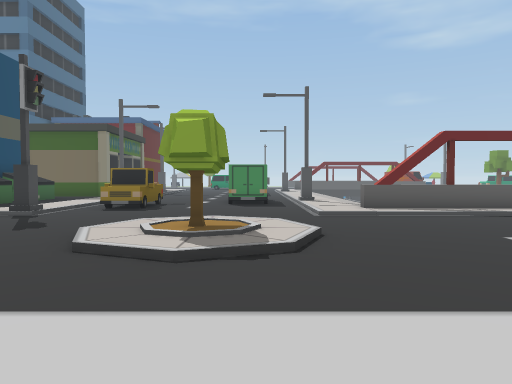
View 1 (above)

23 first-person views from a walk through a scene from a Unity 3-D project. The camera is 1.5 m above the floor, tilts 2° down and sees 70° across. The floor is counted in squares, 2 m on a side. Each view is taken from the middle of a square. On the plan, view 1 faces up. The plan holds only what a view shows up to about 11 squares ahead; the rest is blank. The place goes on beyond the plan.

View 2
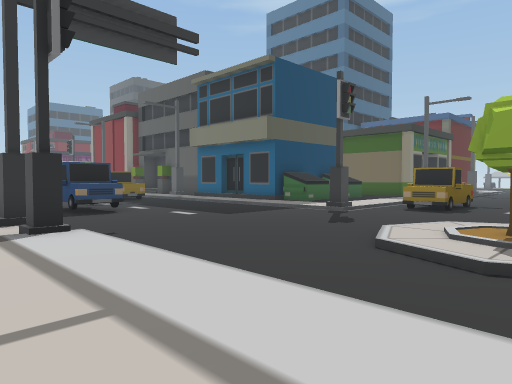

View 3
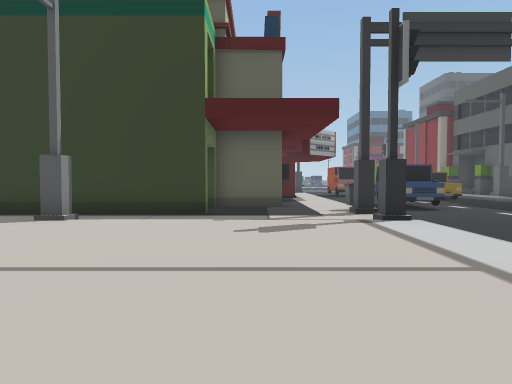

View 4
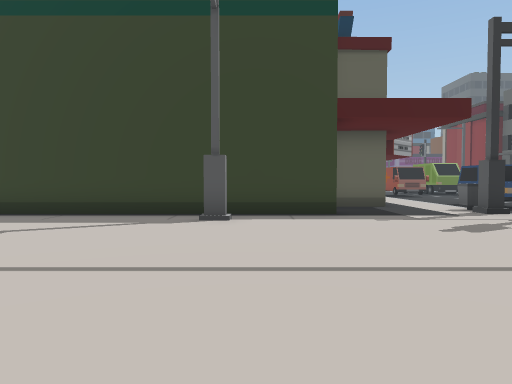

View 5
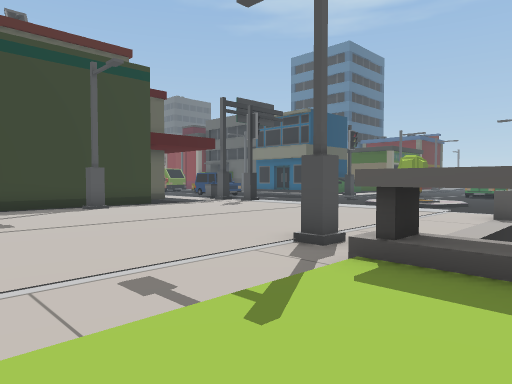

View 6
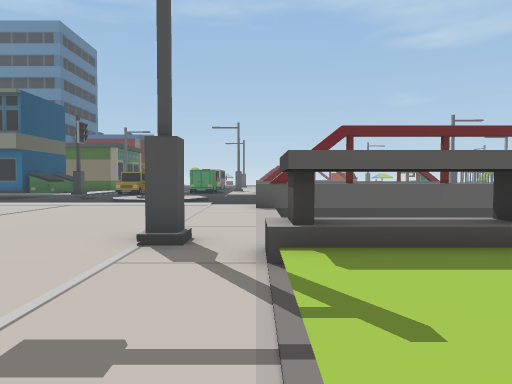

View 7
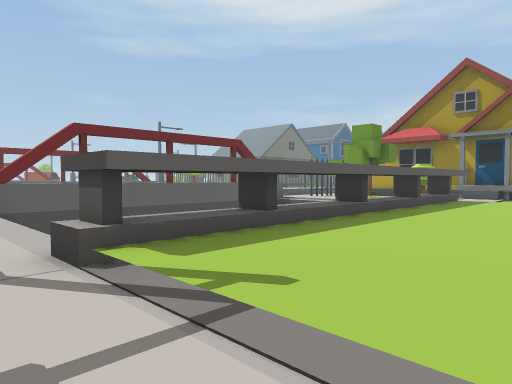

View 8
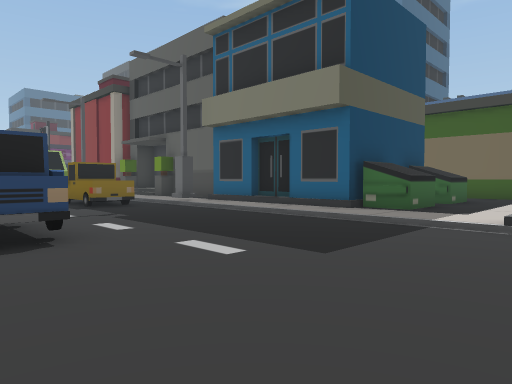

View 9
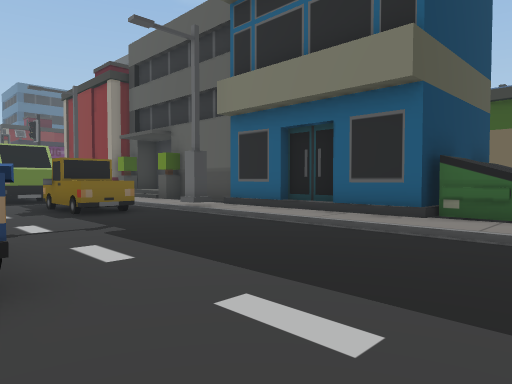

View 10
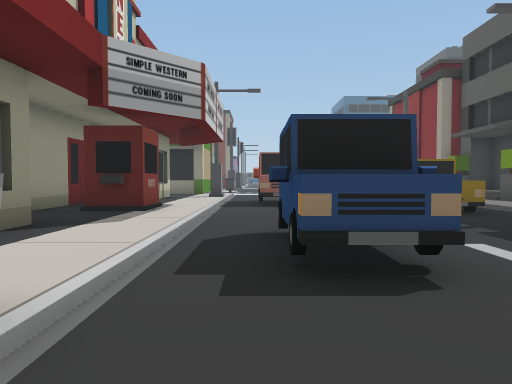

View 11
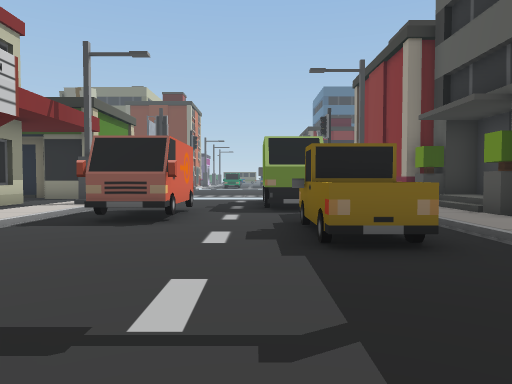

View 12
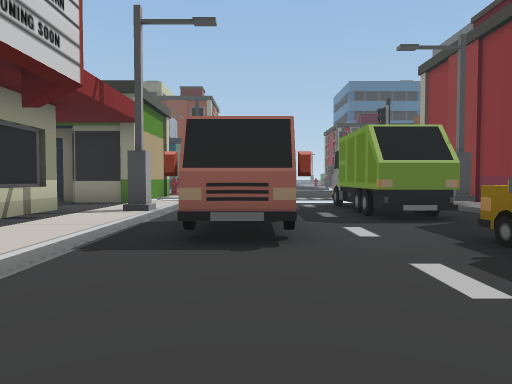

View 13
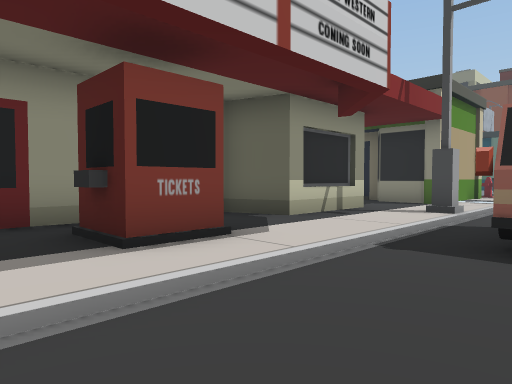

View 14
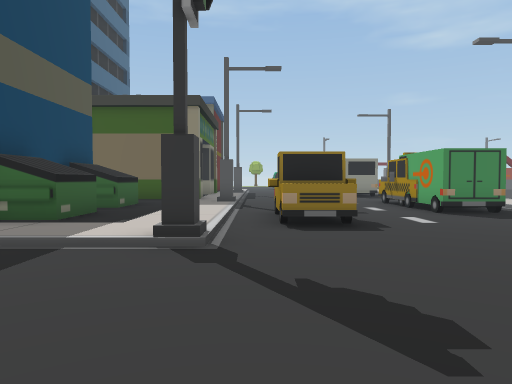

View 15
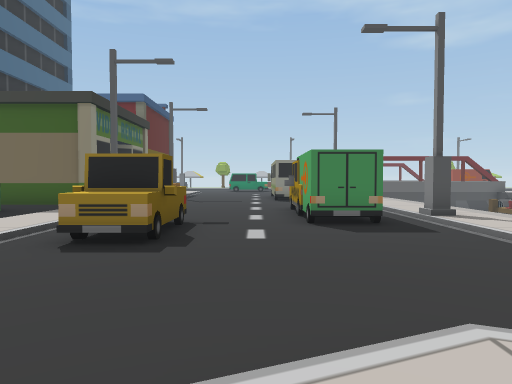

View 16
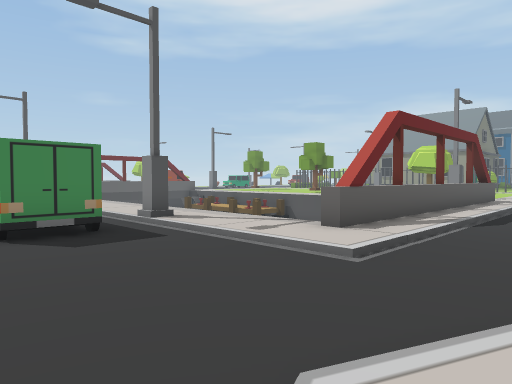

View 17
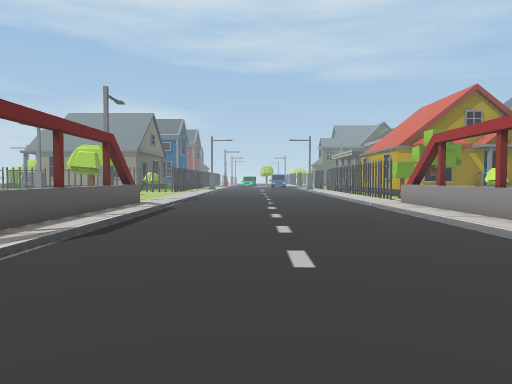

View 18
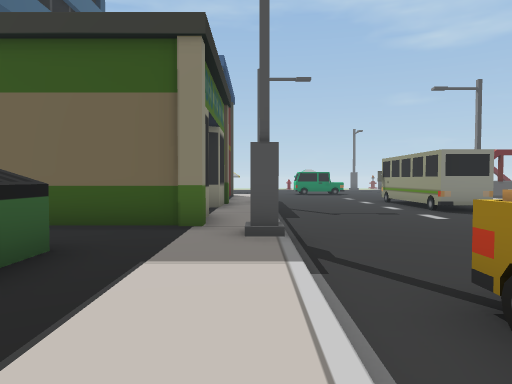

View 19
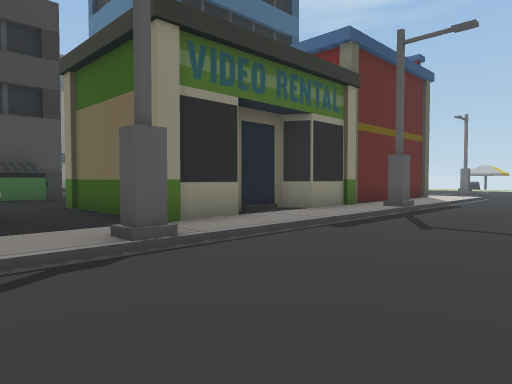

View 20
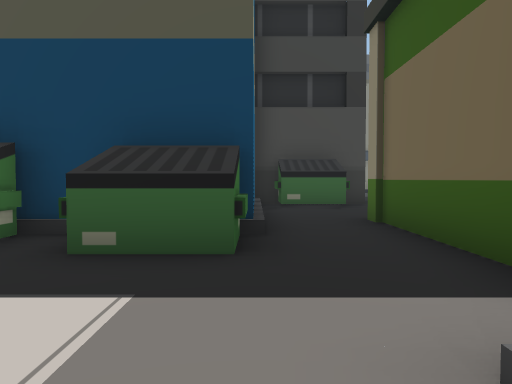

View 21
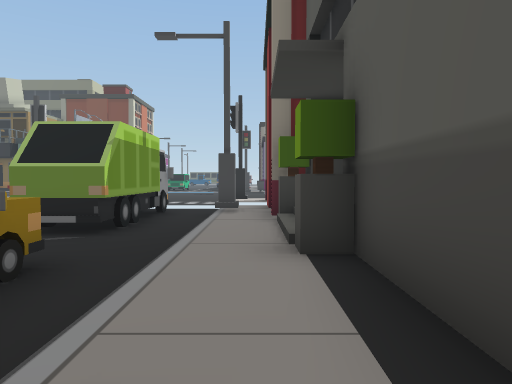

View 22
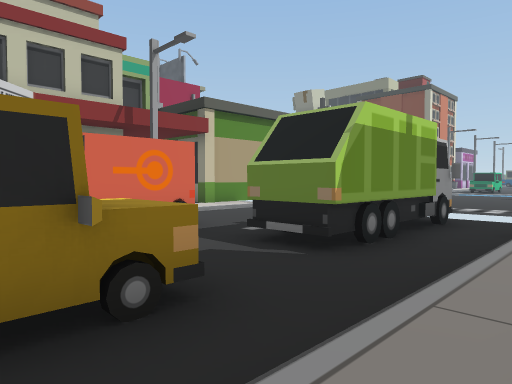

View 23
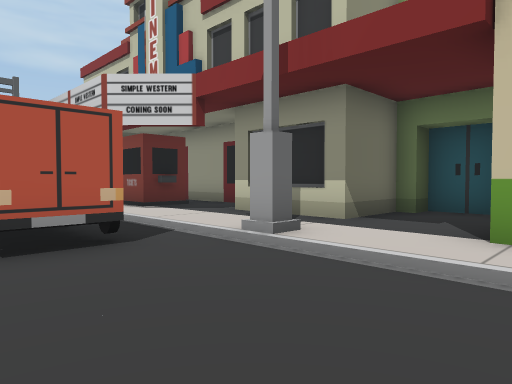

### Floor plan
Key: @ floor where view 1 was taken; # wall or solid block; x gap in a wall; . main floor; : floor 0.25 m higher than the main floor; + floor 0.5 m higher than the main floor; / step, stairs or slope; = window, fence, low wall or low ledge; ^ raised ledge; v drop or lower ground; T tree; C car; B bin; U dumpster; I building; R truck; A van; S bus; O other object.
Columns run from 24 left of view 1 to 12 right of it. Each row starts with its distance up from view 1.
 24                  #:..
 23                  ##..
 22                  #:....##
 21                 ##:....S#
 20                 #::.....
 19                 #::.....
 18          #:     ##:....
 17          #UU:#####:....OO ::
 16          #UU::::::#....#  ::
 15          ######U:::....#A.::
 14               #UU::....# .#:
 13               #::::.O..##.::
 12   ###         #UU::.O.....::
 11 ###I  #########UU::OOO....::
 10 :::://:::::::::::::.......:^#=^^#^^=
  9 /#////////#///////O.......//////////
  8 .......OOO............./............
  7 R   #..OOO............://...........
  6 .RRRR................//T//..........
  5 ......................////..........
  4 ....AAAA....CCC........//...........
  3 ....A AA......C.....................
  2 O//#////////////B/O///////// ///////
  1 :::::::::::::::::::::::::::^#=^^#^^=
  0  #::##:::#::###:::::::::@:::vv
 -1 ##:####:::::  #:::::::::::::
 -2  #:#  #####   #:::::::::::::
 -3  ###            ##::::::::::
 -4                 #:::::::::::
 -5                 #:#:::::::#x#####  #
 -6                 #::::::::::/#########
 -7                 #::::::::::/+++++++++
 -8                 #::::::::::/+++++++
 -9                 #::       :/++

Positions as (right, up) in squares from view 1, and headings:
1: (0, 0), facing up
2: (0, 0), facing up-left
3: (1, -1), facing left
4: (1, -4), facing left
5: (5, -9), facing up-left
6: (3, -9), facing up
7: (2, -9), facing up-right
8: (-5, 3), facing up-left
9: (-7, 4), facing up-left
10: (-7, 3), facing left
11: (-11, 6), facing left
12: (-13, 4), facing left
13: (-13, 4), facing down-left
14: (-5, 5), facing up
15: (-2, 6), facing up
16: (-2, 7), facing up-right
17: (0, 6), facing right
18: (-6, 11), facing up
19: (-2, 14), facing up-left
20: (-5, 15), facing left
21: (-14, 10), facing left
22: (-16, 10), facing down-left
23: (-24, 5), facing down-right
